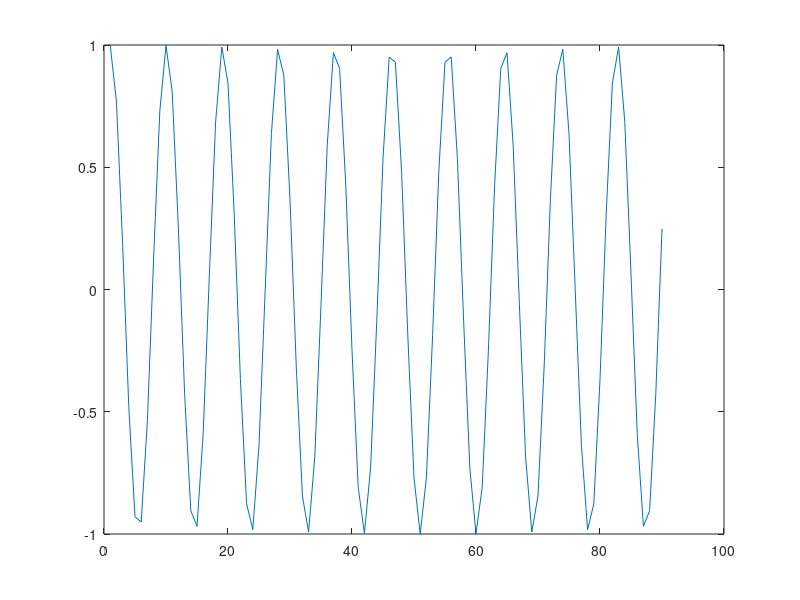
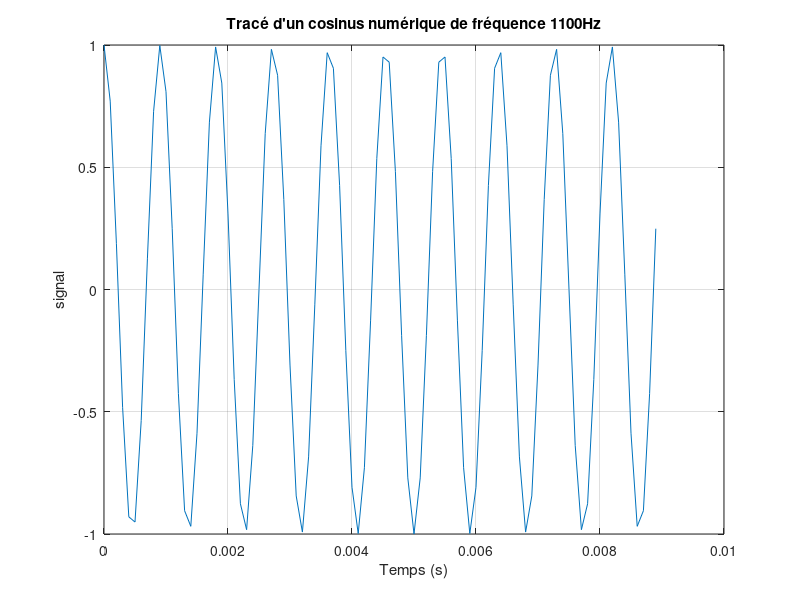
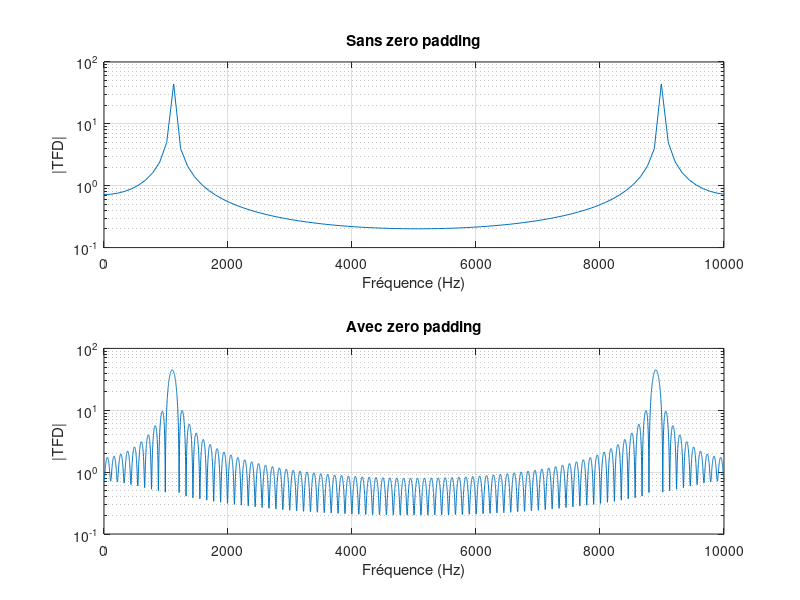
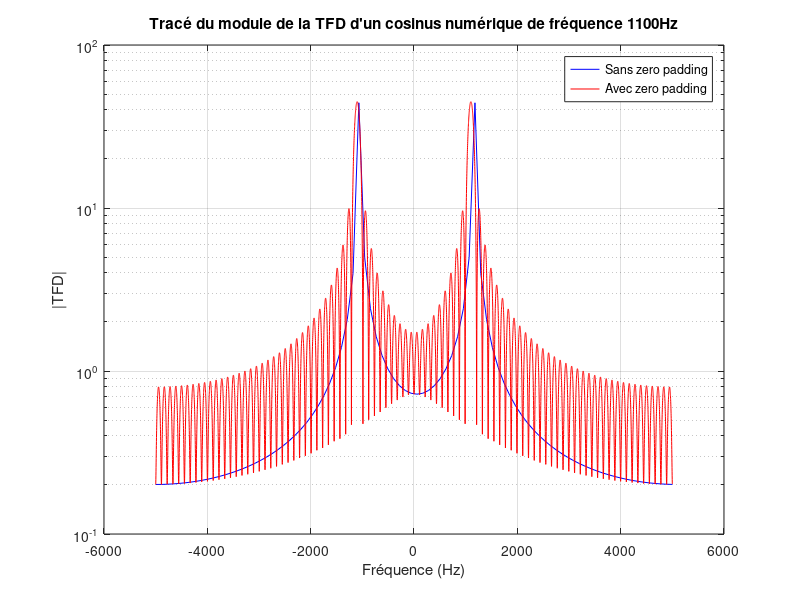

Write MATLAB code to recreate these figures, in order.
%%%%%%%%%%%%%%%%%%%%%%%%%%%%%%%%%%%%%%%%%%%%%%%%%%%%%%%%%%%%%%%%%%%%%%%%%%
%               TP1 de Traitement Numérique du Signal
%                   SCIENCES DU NUMERIQUE 1A
%                       Fevrier 2024 
%                        Prénom Nom
%%%%%%%%%%%%%%%%%%%%%%%%%%%%%%%%%%%%%%%%%%%%%%%%%%%%%%%%%%%%%%%%%%%%%%%%%%

clear all
close all

%%%%%%%%%%%%%%%%%%%%%%%%%%%%%%%%%%%%%%%%%%%%%%%%%%%%%%%%%%%%%%%%%%%%%%%%%%
% PARAMETRES GENERAUX
%%%%%%%%%%%%%%%%%%%%%%%%%%%%%%%%%%%%%%%%%%%%%%%%%%%%%%%%%%%%%%%%%%%%%%%%%%
A = 1;                    % Amplitude du cosinus
f0 = 1100;                % Fréquence du cosinus en Hz
T0 = 1/f0;                % Période du cosinus en secondes
N = 90;                   % Nombre d'échantillons souhaités pour le cosinus
Fe = 10000;               % Fréquence d'échantillonnage en Hz
Te = 1/Fe;                % Période d'échantillonnage en secondes
SNR = 10000;                % SNR souhaité en dB pour le cosinus bruité


%%%%%%%%%%%%%%%%%%%%%%%%%%%%%%%%%%%%%%%%%%%%%%%%%%%%%%%%%%%%%%%%%%%%%%%%%%
% GENERATION DU COSINUS NUMERIQUE
%%%%%%%%%%%%%%%%%%%%%%%%%%%%%%%%%%%%%%%%%%%%%%%%%%%%%%%%%%%%%%%%%%%%%%%%%%
% Définition de l'échelle temporelle
temps = 0:Te:(N-1)*Te;
% Génération de N échantillons de cosinus à la fréquence f0
x=A*cos(2*pi*f0*temps);

%%%%%%%%%%%%%%%%%%%%%%%%%%%%%%%%%%%%%%%%%%%%%%%%%%%%%%%%%%%%%%%%%%%%%%%%%%
% TRACE DU COSINUS NUMERIQUE
%%%%%%%%%%%%%%%%%%%%%%%%%%%%%%%%%%%%%%%%%%%%%%%%%%%%%%%%%%%%%%%%%%%%%%%%%%
% Sans se préoccuper de l'échelle temporelle
figure
plot(x)

% Tracé avec une échelle temporelle en secondes
% des labels sur les axes et un titre (utilisation de xlabel, ylabel et
% title)
figure
plot(temps, x);
grid
xlabel('Temps (s)')
ylabel('signal')
title(['Tracé d''un cosinus numérique de fréquence ' num2str(f0) 'Hz']);

%%%%%%%%%%%%%%%%%%%%%%%%%%%%%%%%%%%%%%%%%%%%%%%%%%%%%%%%%%%%%%%%%%%%%%%%%%
% CALCUL DE LA TRANSFORMEE DE FOURIER NUMERIQUE (TFD) DU COSINUS NUMERIQUE
%%%%%%%%%%%%%%%%%%%%%%%%%%%%%%%%%%%%%%%%%%%%%%%%%%%%%%%%%%%%%%%%%%%%%%%%%%
% Sans zero padding 
X=fft(x);
% Avec zero padding (ZP : paramètre de zero padding à définir)
nfft = 8192;
X_ZP=fft(x, nfft);

%%%%%%%%%%%%%%%%%%%%%%%%%%%%%%%%%%%%%%%%%%%%%%%%%%%%%%%%%%%%%%%%%%%%%%%%%%
% TRACE DU MODULE DE LA TFD DU COSINUS NUMERIQUE EN ECHELLE LOG
% SANS PUIS AVEC ZERO PADDING
%%%%%%%%%%%%%%%%%%%%%%%%%%%%%%%%%%%%%%%%%%%%%%%%%%%%%%%%%%%%%%%%%%%%%%%%%%

% Avec une échelle fréquentielle en Hz
% des labels sur les axes et des titres
% Tracés en utilisant plusieurs zones de la figure (utilisation de subplot) 
figure('name',['Tracé du module de la TFD d''un cosinus numérique de fréquence ' num2str(f0) 'Hz'])

subplot(2,1,1)
echelle_frequentielle = 0:Fe/(N-1):Fe;
semilogy(echelle_frequentielle, abs(X));
grid
title('Sans zero padding')
xlabel('Fréquence (Hz)')
ylabel('|TFD|')

subplot(2,1,2)
echelle_frequentielle = 0:Fe/(nfft-1):Fe;
semilogy(echelle_frequentielle, abs(X_ZP));
grid
title('Avec zero padding')
xlabel('Fréquence (Hz)')
ylabel('|TFD|')

% Avec une échelle fréquentielle en Hz
% des labels sur les axes et des titres
% Tracés superposés sur une même figure 
% (utilisation de hold, de couleurs différentes et de legend)
% !! UTILISER ICI fftshit POUR LE TRACE !!
figure
echelle_frequentielle = -Fe/2:Fe/(N-1):Fe/2;
semilogy(echelle_frequentielle, fftshift(abs(X)), 'b');    %Tracé en bleu : 'b'
hold on
echelle_frequentielle = -Fe/2:Fe/(nfft-1):Fe/2;
semilogy(echelle_frequentielle, fftshift(abs(X_ZP)), 'r'); %Tracé en rouge : 'r'
grid
legend('Sans zero padding','Avec zero padding')
xlabel('Fréquence (Hz)')
ylabel('|TFD|')
title(['Tracé du module de la TFD d''un cosinus numérique de fréquence ' num2str(f0) 'Hz'])

%%%%%%%%%%%%%%%%%%%%%%%%%%%%%%%%%%%%%%%%%%%%%%%%%%%%%%%%%%%%%%%%%%%%%%%%%%
% CALCUL DE LA TFD DU COSINUS NUMERIQUE AVEC FENETRAGE
%%%%%%%%%%%%%%%%%%%%%%%%%%%%%%%%%%%%%%%%%%%%%%%%%%%%%%%%%%%%%%%%%%%%%%%%%%
% Application de la fenêtre de pondération de Hamming
x_fenetre_hamming = x.*hamming(length(x)).';
% Calcul de la TFD pondérée, avec zeros padding
X_ZP_hamming = fft(x_fenetre_hamming, nfft);
% Application de la fenêtre de pondération de Blackman
x_fenetre_blackman = x.*blackman(length(x)).';
% Calcul de la TFD pondérée, avec zeros padding
X_ZP_blackman = fft(x_fenetre_blackman, nfft);

%%%%%%%%%%%%%%%%%%%%%%%%%%%%%%%%%%%%%%%%%%%%%%%%%%%%%%%%%%%%%%%%%%%%%%%%%%
% TRACE DU MODULE DE LA TFD DU COSINUS NUMERIQUE AVEC FENETRAGE EN ECHELLE LOG
% POUR DIFFERENTES FENETRES
%%%%%%%%%%%%%%%%%%%%%%%%%%%%%%%%%%%%%%%%%%%%%%%%%%%%%%%%%%%%%%%%%%%%%%%%%%
figure
echelle_frequentielle = -Fe/2:Fe/(nfft-1):Fe/2;
semilogy(echelle_frequentielle, fftshift(abs(X_ZP)), 'b');         % Tracé en bleu : 'b'
hold on
semilogy(echelle_frequentielle, fftshift(abs(X_ZP_hamming)), 'r'); % Tracé en rouge : 'r'
hold on
semilogy(echelle_frequentielle, fftshift(abs(X_ZP_blackman)), 'g');% Tracé en rouge : 'g'
hold on
grid
legend('Non fenetré','Fenetre de Hamming', 'Fenetre de Blackman')
xlabel('Fréquence (Hz)')
ylabel('|TFD|')
title(['Tracé du module de la TFD d''un cosinus numérique de fréquence ' num2str(f0) 'Hz'])

%%%%%%%%%%%%%%%%%%%%%%%%%%%%%%%%%%%%%%%%%%%%%%%%%%%%%%%%%%%%%%%%%%%%%%%%%%
% CALCUL DE LA DENSITE SPECTRALE DE PUISSANCE (DSP) DU COSINUS NUMERIQUE
%%%%%%%%%%%%%%%%%%%%%%%%%%%%%%%%%%%%%%%%%%%%%%%%%%%%%%%%%%%%%%%%%%%%%%%%%%

% Estimation par périodogramme
Sx_periodogramme = 1/length(X_ZP) * abs(X_ZP).^2;

% Estimation par périodogramme de Welch
Sx_Welch = pwelch(x, [],[],[],Fe,'twosided');

%%%%%%%%%%%%%%%%%%%%%%%%%%%%%%%%%%%%%%%%%%%%%%%%%%%%%%%%%%%%%%%%%%%%%%%%%%
% TRACE DE LA DENSITE SPECTRALE DE PUISSANCE (DSP) DU COSINUS NUMERIQUE
%%%%%%%%%%%%%%%%%%%%%%%%%%%%%%%%%%%%%%%%%%%%%%%%%%%%%%%%%%%%%%%%%%%%%%%%%%

% Tracés superposés sur une même figure en utilisant fftshift
% Avec une échelle fréquentielle en Hz
% des labels sur les axes, un titre, une légende
figure
echelle_frequentielle = -Fe/2:Fe/(nfft-1):Fe/2;
semilogy(echelle_frequentielle, fftshift(abs(Sx_periodogramme)), 'b')
hold on
echelle_frequentielle = linspace(-Fe/2, Fe/2, length(Sx_Welch));
semilogy(echelle_frequentielle, fftshift(abs(Sx_Welch)), 'r')
legend('Periodogramme', 'Periodogramme de Welch')
xlabel('Fréquences (Hz)')
ylabel('DSP')
title('Tracés de la DSP d''un cosinus numérique de fréquence 1100 Hz');

%%%%%%%%%%%%%%%%%%%%%%%%%%%%%%%%%%%%%%%%%%%%%%%%%%%%%%%%%%%%%%%%%%%%%%%%%%
% CALCUL ET TRACE DE LA FONCTION D'AUTOCORRELATION DU COSINUS BRUITE AVEC LE
% BON SNR
%%%%%%%%%%%%%%%%%%%%%%%%%%%%%%%%%%%%%%%%%%%%%%%%%%%%%%%%%%%%%%%%%%%%%%%%%%       

% Calcul de la puissance du signal
P_signal = mean(abs(x).^2);
% Calcul de la puissance du bruit pour obtenir le SNR souhaité
P_bruit = P_signal/SNR;

% Génération du bruit gaussien à la puissance Pb
bruit = sqrt(P_bruit)*randn(1,length(x));
% Ajout du bruit sur le signal
x_bruite = x+bruit;

% Calcul de la fonction d'autocorrélation du signal bruite
% attention pas le 1/N quand on utilise xcorr => à rajouter
Rx = (1/length(x_bruite))*xcorr(x_bruite); 

% Tracé du signal bruité avec une échelle temporelle en secondes
figure
plot(temps, bruit)
grid
xlabel('Temps (s)')
ylabel('Signal')
title('Tracé du cosinus bruité');

% Tracé de la fonction d'autocorrélation du signal bruite avec une échelle 
% temporelle en secondes
figure
echelle_tau = linspace(0, (N-1)*Fe, length(Rx));
plot(echelle_tau, Rx)
grid
xlabel('\tau (s)')
ylabel('R_x(\tau)')
title('Tracé de la fonction d''autocorrélation du cosinus bruité');